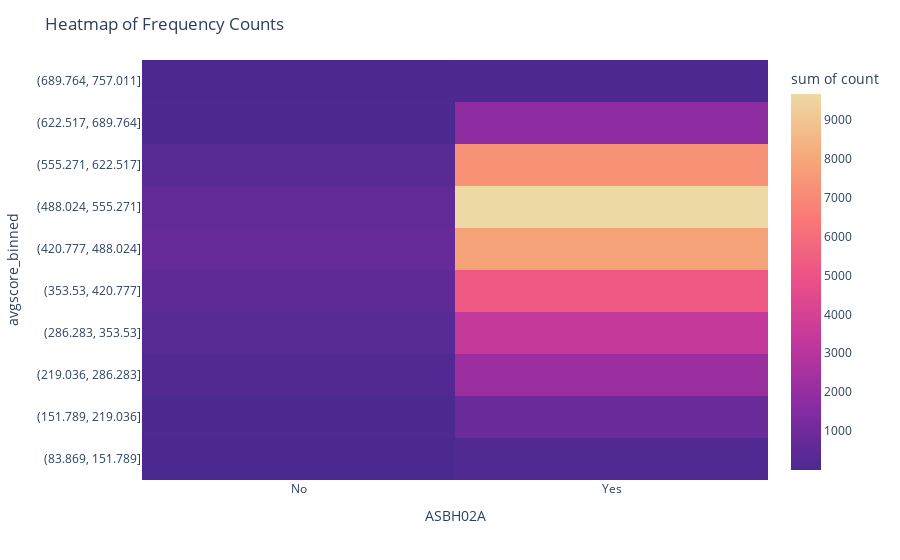

Notebook code for this chart:
### Code cell
# Plot the heatmap using Plotly
fig = px.density_heatmap(contingency_table_melted, x='ASBH02A', y='avgscore_binned', z='count', color_continuous_scale='agsunset')
fig.update_layout(title='Heatmap of Frequency Counts')
fig.show()

### Figure 1 — Plotly figure (JSON) as saved in the notebook; plotly's stock layout.template omitted (floating-point values rounded to 4 significant figures)
{"data": [{"coloraxis": "coloraxis", "histfunc": "sum", "hovertemplate": "ASBH02A=%{x}<br>avgscore_binned=%{y}<br>sum of count=%{z}<extra></extra>", "name": "", "type": "histogram2d", "x": ["No", "Yes", "No", "Yes", "No", "Yes", "No", "Yes", "No", "Yes", "No", "Yes", "No", "Yes", "No", "Yes", "No", "Yes", "No", "Yes"], "xaxis": "x", "xbingroup": "x", "y": ["(83.869, 151.789]", "(83.869, 151.789]", "(151.789, 219.036]", "(151.789, 219.036]", "(219.036, 286.283]", "(219.036, 286.283]", "(286.283, 353.53]", "(286.283, 353.53]", "(353.53, 420.777]", "(353.53, 420.777]", "(420.777, 488.024]", "(420.777, 488.024]", "(488.024, 555.271]", "(488.024, 555.271]", "(555.271, 622.517]", "(555.271, 622.517]", "(622.517, 689.764]", "(622.517, 689.764]", "(689.764, 757.011]", "(689.764, 757.011]"], "yaxis": "y", "ybingroup": "y", "z": [3, 135, 55, 855, 182, 2163, 358, 3395, 540, 5255, 718, 7834, 629, 9656, 331, 7313, 70, 1783, 4, 86]}], "layout": {"coloraxis": {"colorbar": {"title": {"text": "sum of count"}}, "colorscale": [[0, "rgb(75, 41, 145)"], [0.1667, "rgb(135, 44, 162)"], [0.3333, "rgb(192, 54, 157)"], [0.5, "rgb(234, 79, 136)"], [0.6667, "rgb(250, 120, 118)"], [0.8333, "rgb(246, 169, 122)"], [1, "rgb(237, 217, 163)"]]}, "legend": {"tracegroupgap": 0}, "margin": {"t": 60}, "title": {"text": "Heatmap of Frequency Counts"}, "xaxis": {"anchor": "y", "domain": [0, 1], "title": {"text": "ASBH02A"}}, "yaxis": {"anchor": "x", "domain": [0, 1], "title": {"text": "avgscore_binned"}}}}
